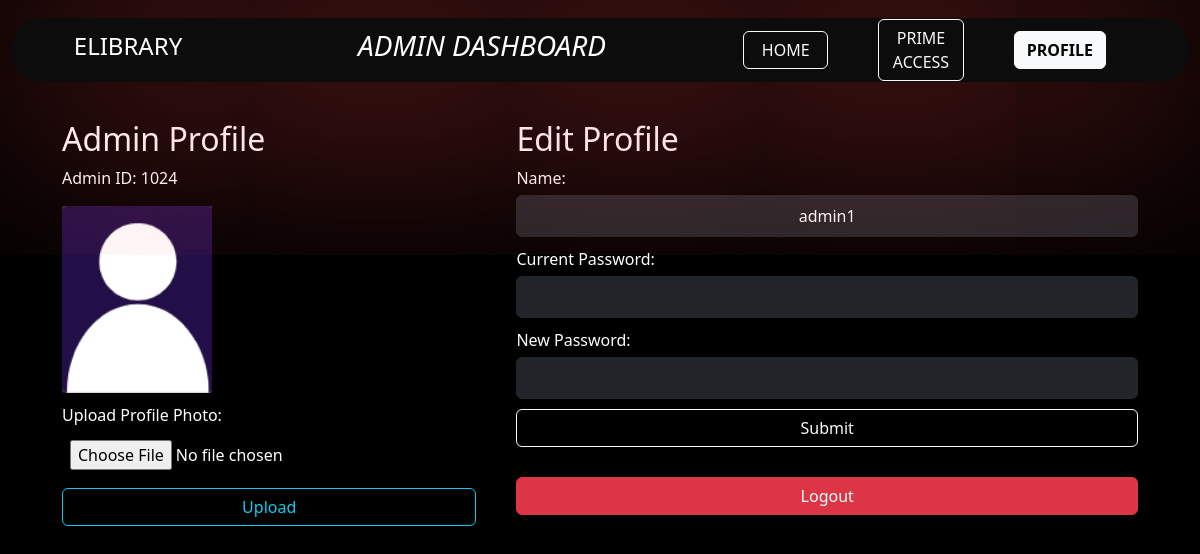
/admin_profile (signed in), run on the app's committed database.
### app.py (models this page shows, shortened)
class Admin(db.Model):
    admin_id = db.Column(db.Integer, primary_key=True)
    passhash = db.Column(db.String(512), nullable=False)
    name = db.Column(db.String(64))
    admin_img = db.Column(db.String(64), default='default.jpg')
    @property
    def password(self):
        raise AttributeError('password is not a readable attribute')

### app.py (the view, shortened to what this page needs)
@app.route('/admin_profile', methods=['GET', 'POST'])
def admin_profile():
    if 'admin_id' in session:
        admin_id = session['admin_id']
        admin = Admin.query.get(admin_id)
        return render_template('admin_profile.html', admin=admin)
    else:
        return redirect(url_for('login'))

### templates/admin_profile.html (shortened to what this page needs)
{% extends 'admin_layout.html' %}
{% block content %}
<div class="navbar" id="navbar">
    <div id="incontainer">
        <div id="heading">
            <h4>ELIBRARY</h4>
        </div>
        <div id="dashhead">
            <h3><i>ADMIN DASHBOARD</i></h3>
        </div>
        <div id="nav"><a href="/admin_profile" class="btn btn-light"><b>PROFILE</b></a>
            <a href="/prime_access" class="btn btn-outline-light">PRIME ACCESS</a>
            <a href="/admin_dashboard" class="btn btn-outline-light">HOME</a>
        </div>
    </div>
</div>
<div class="container">
    <div class="left-column">
        <h2>Admin Profile</h2>
        <div>
            <p>Admin ID: {{ admin.admin_id }}</p>
            <img src="{{ url_for('static', filename=admin.admin_img) }}" alt="Admin Photo" width="150">
            <form action="/upload_photo_admin" method="post" enctype="multipart/form-data">
                <label for="photo">Upload Profile Photo:</label>
                <input type="file" id="photo" name="photo">
                <button type="submit" class="btn btn-outline-info">Upload</button>
            </form>
        </div>
    </div>
    <div class="right-column">
        <h2>Edit Profile</h2>
        <form action="/admin_profile" method="post">
            <label for="name">Name:</label>
            <input type="text" id="name" name="name" value="{{ admin.name }}" class="btn btn-dark" required>
            <label for="current_password">Current Password:</label>
            <input type="password" id="current_password" name="current_password" class="btn btn-dark" required>
            <label for="new_password">New Password:</label>
            <input type="password" class="btn btn-dark" id="new_password" name="new_password">
            <button type="submit" class="btn btn-outline-light">Submit</button>
        </form>
        <form action="/logout" method="post" onsubmit="return confirm('Are you sure you want to logout ?');">
            <button type="submit" class="btn btn-danger">Logout</button>
        </form>
    </div>
</div>
{% endblock %}

### templates/admin_layout.html (style rules this page uses)
body { background-color: #030303; color: rgb(255, 255, 255); }
.navbar { width: 100%; position: sticky; top: 0; display: flex; width: calc(100% - 20px); margin: 10px; border: none; position: sticky; top: 0; z-index: 1; }
#incontainer { background: #211d1d6b; justify-content: left; height: 8vh; width: 100%; display: flex; box-shadow: 0px 0px 500px rgb(252, 71, 71) ; border-radius: 1500px; }
#heading { display: flex; width: 20%; border: none; justify-content: center; align-items: center; }
#dashhead { width: 40%; border: none; display: flex; justify-content: center; align-items: center; }
#nav { display: flex; width: 40%; border: none; display: flex; float: right; flex-direction: row-reverse; align-items: center; padding-right: 5%; }
a { display: flex; margin-inline: 25px; padding: 10px; padding-inline: 20px; border-radius: 15px; width: 23%; justify-content: center; text-decoration: none; color: white; background-color: rgb(95, 25, 161); }
body { background-color: black; color: rgb(255, 255, 255); }

### templates/admin_profile.html (style rules this page uses)
.container { display: flex; justify-content: space-between; }
.left-column { flex: 2; padding: 20px; }
.right-column { flex: 3; padding: 20px; }
form { margin-bottom: 20px; }
label { display: block; margin-bottom: 5px; }
input[type="text"], input[type="password"], input[type="file"], button { width: 100%; padding: 8px; margin-bottom: 10px; box-sizing: border-box; }
img { margin-bottom: 10px; }

### data on the page
Admin: admin_id "1024", admin_img (placeholder picture), name "admin1"
